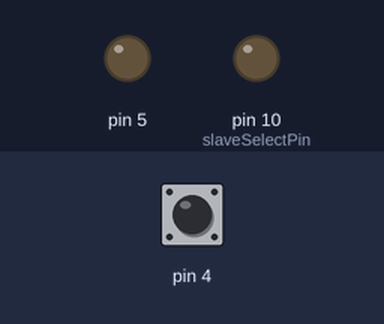
Bench run of a sketch on a simulated Arduino Uno, built with avr-gcc and run on an emulated ATmega328P. Shown: output pins drawn as LEDs (lit = HIGH). Inputs (shaded band) come from the test bench; at power-on: pin 4 HIGH.

Above: at 1.2 s.
1.3 s: pin 4 pulled LOW for 3.2 s
At 4.7 s:
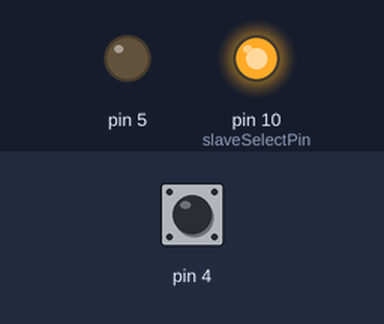
Timing chart, 0 to 6.2 s (numbered marks = the images above; inputs shaded):
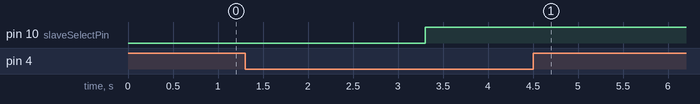

Measured:
- after the input at 1.3 s, pin 10 (slaveSelectPin): LOW → HIGH after 2.0 s

The sketch:

Ad8402.ino
```cpp
/*
 The circuit:
  * All A pins  of AD5206 connected to +5V
  * All B pins of AD5206 connected to ground
  * An LED and a 220-ohm resisor in series connected from each W pin to ground
  * CS - to digital pin 10  (SS pin)
  * SDI - to digital pin 11 (MOSI pin)
  * CLK - to digital pin 13 (SCK pin)
*/


// inslude the SPI library:
#include <SPI.h>


// set pin 10 as the slave select for the digital pot:
const int slaveSelectPin = 10;
  int i = 0;
  int j = 0;

void setup() {
  // set the slaveSelectPin as an output:
  pinMode (slaveSelectPin, OUTPUT);
  // initialize SPI:
  SPI.begin();
  pinMode(4,INPUT);
  digitalWrite(4,HIGH);
  pinMode(5,OUTPUT);
}

void loop() {
  if(digitalRead(4)  == LOW)
  {
    delay(2000);
     if(digitalRead(4)  == LOW && j < 255)
       {
        digitalWrite(5,HIGH);
         j = 200 ;
        digitalPotWrite(i, j);
       }
  }
  digitalWrite(5,LOW);
 }


void digitalPotWrite(int address, int value) {
  // take the SS pin low to select the chip:
  digitalWrite(slaveSelectPin, LOW);
  //  send in the address and value via SPI:
  SPI.transfer(address);
  SPI.transfer(value);
  // take the SS pin high to de-select the chip:
  digitalWrite(slaveSelectPin, HIGH);
}
```
